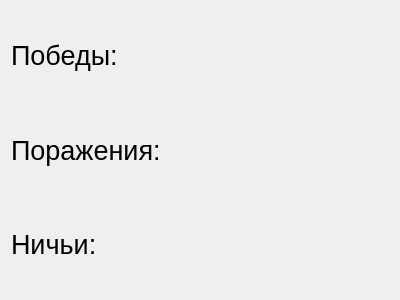
<?xml version="1.0" encoding="UTF-8"?>
<ui version="4.0">
 <class>StatDialog</class>
 <widget class="QDialog" name="StatDialog">
  <property name="geometry">
   <rect>
    <x>0</x>
    <y>0</y>
    <width>400</width>
    <height>300</height>
   </rect>
  </property>
  <property name="windowTitle">
   <string>Dialog</string>
  </property>
  <layout class="QVBoxLayout" name="verticalLayout">
   <item>
    <widget class="QLabel" name="label">
     <property name="font">
      <font>
       <pointsize>20</pointsize>
      </font>
     </property>
     <property name="text">
      <string>Победы:</string>
     </property>
    </widget>
   </item>
   <item>
    <widget class="QLabel" name="label_2">
     <property name="font">
      <font>
       <pointsize>20</pointsize>
      </font>
     </property>
     <property name="text">
      <string>Поражения:</string>
     </property>
    </widget>
   </item>
   <item>
    <widget class="QLabel" name="label_3">
     <property name="font">
      <font>
       <pointsize>20</pointsize>
      </font>
     </property>
     <property name="text">
      <string>Ничьи:</string>
     </property>
    </widget>
   </item>
  </layout>
 </widget>
 <resources/>
 <connections/>
</ui>
